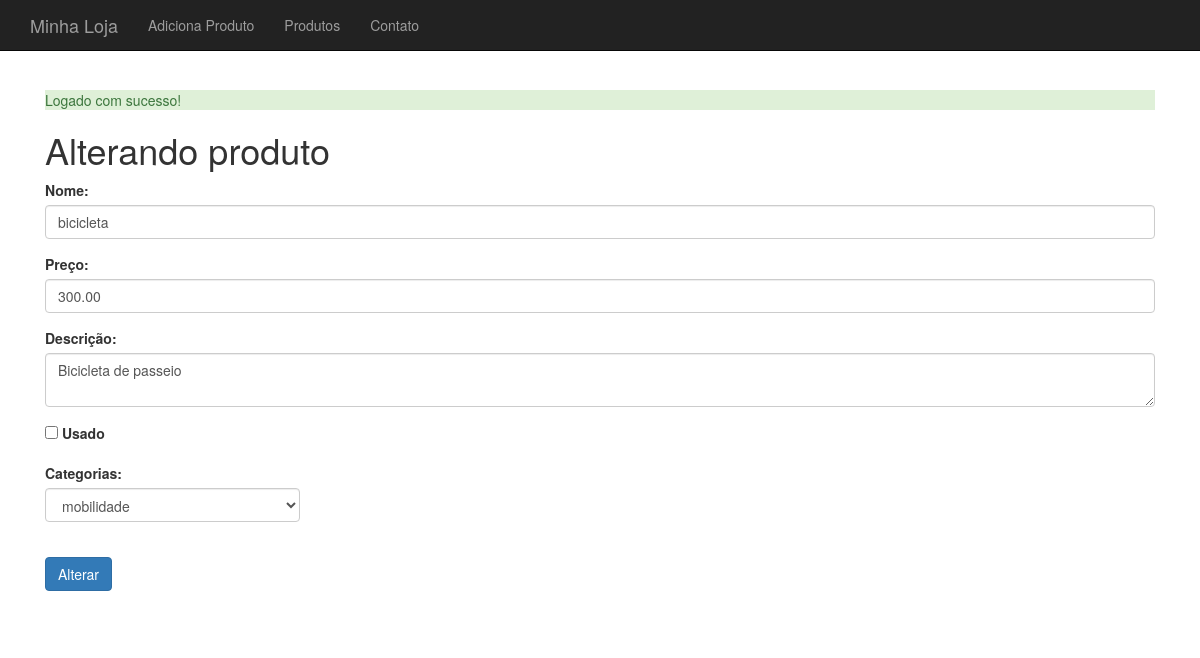
The app's page /produto-altera-formulario.php?id=3 (signed in) with its own data.
### tables this page shows
CREATE TABLE `produtos` (
  `id` int(11) NOT NULL AUTO_INCREMENT,
  `nome` varchar(255) DEFAULT NULL,
  `preco` decimal(10,2) DEFAULT NULL,
  `descricao` text,
  `categoria_id` int(11) DEFAULT NULL,
  `usado` tinyint(1) DEFAULT '0',
  PRIMARY KEY (`id`)
);

### banco-produto.php (called while the page is built, shortened)
<?php
function buscaProduto($conexao, $id) {
	$query = "SELECT * FROM produtos WHERE id={$id}";
	$resultado = mysqli_query($conexao, $query);
	return mysqli_fetch_assoc($resultado);
}

### banco-categoria.php (called while the page is built, shortened)
<?php
function listaCategorias($conexao){
	$categorias = array();
	$query = "SELECT * FROM categorias";
	$resultado = mysqli_query($conexao, $query);
	while ($categoria = mysqli_fetch_assoc($resultado)) {
		array_push($categorias, $categoria);
	}
	return $categorias;
}

### produto-formulario-base.php (the view)
<div class="form-group">
		<label for="nome">Nome:</label>
		<input class="form-control" type="text" name="nome" id="nome" value="<?php echo $produto['nome'];?>">
	</div>
	<div class="form-group">
		<label for="preco">Preço:</label>
		<input class="form-control" type="number" name="preco" id="preco" value="<?php echo $produto['preco'];?>">
	</div>
	<div class="form-group">
		<label for="descricao">Descrição:</label>
		<textarea class="form-control" name="descricao" id="descricao"><?php echo $produto['descricao'];?></textarea>
	</div>
	<div class="row">
		<div class="col-md-3 form-group">
			<input type="checkbox" name="usado" id="usado" value="true" <?php echo $usado ?>>
			<label for="usado">Usado</label>
		</div>
	</div>
	<div class="row">
		<div class="col-md-3 form-group">
			<label for="categorias">Categorias:</label>
			<select class="form-control" name="categoria_id" id="categorias">
			<?php
			foreach($categorias as $categoria):
				$selected = $produto['categoria_id'] == $categoria['id'] ? "selected" : "";
			?>
				<option value="<?php echo $categoria['id'];?>" <?php echo $selected?> >
					<?php echo $categoria['nome'];?>
				</option>
			<?php
			endforeach;
			?>
			</select>
		</div>
	</div>
	<br/>

### css/loja.css (style rules this page uses)
body { padding-top: 50px; }

### records on screen
produtos: nome "bicicleta", preco "300.00", descricao "Bicicleta de passeio"

### other values on screen
$_SESSION[$tipo] "Logado com sucesso!"
form field categoria_id "mobilidade"
